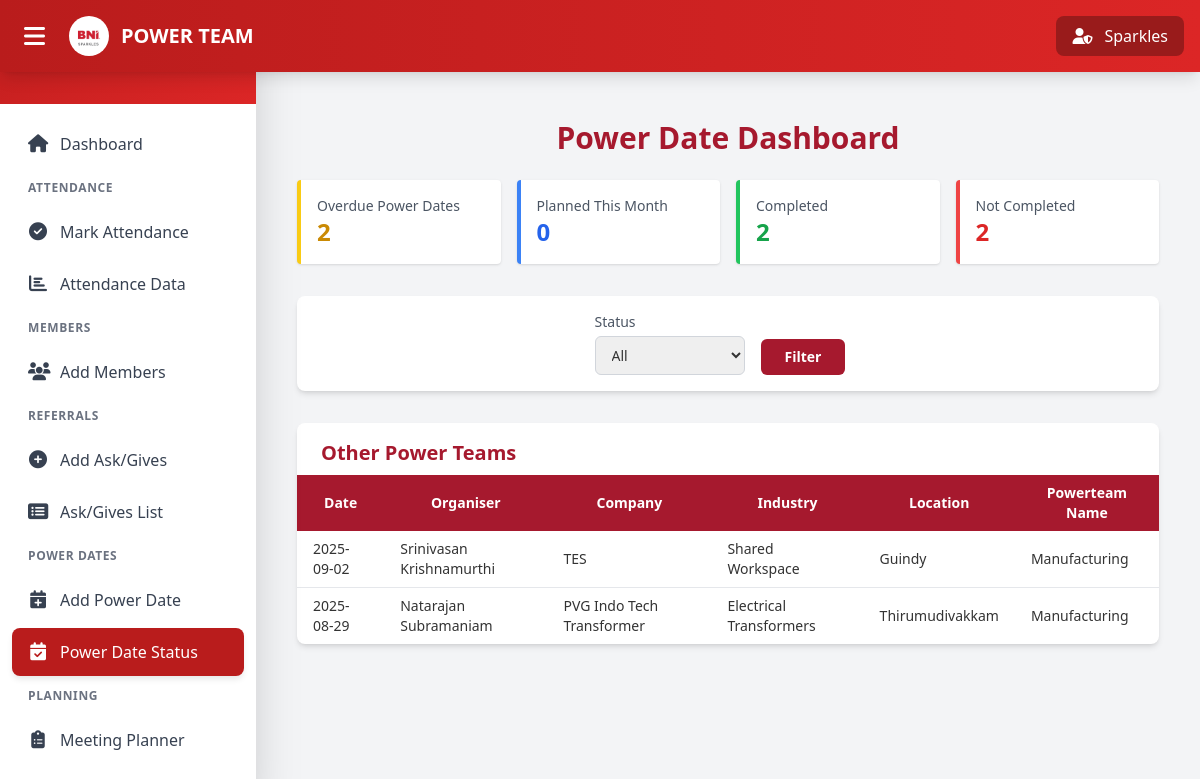
The app's page /chapter/power_date_status.php (signed in) with its own data.
### tables this page shows
CREATE TABLE `chapters` (
  `id` int(20) NOT NULL,
  `svalue` varchar(20) NOT NULL,
  `image` varchar(255) DEFAULT NULL,
  `sub_date` date NOT NULL DEFAULT current_timestamp()
);

CREATE TABLE `power_dates` (
  `id` int(11) NOT NULL,
  `organiser_id` int(11) NOT NULL,
  `company_name` varchar(255) NOT NULL,
  `industry` varchar(255) NOT NULL,
  `location` varchar(255) NOT NULL,
  `date` date NOT NULL,
  `created_at` timestamp NOT NULL DEFAULT current_timestamp(),
  `status` enum('Completed','Not Completed') DEFAULT 'Not Completed',
  `remarks` text DEFAULT NULL
);

CREATE TABLE `members` (
  `id` int(11) NOT NULL,
  `name` varchar(100) NOT NULL,
  `region` varchar(100) DEFAULT NULL,
  `powerteam` varchar(100) DEFAULT NULL,
  `category` varchar(100) DEFAULT NULL,
  `email` varchar(100) DEFAULT NULL,
  `mobile` varchar(20) DEFAULT NULL,
  `chapter` varchar(100) DEFAULT NULL,
  `chapter_access` tinyint(1) NOT NULL DEFAULT 0,
  `password` varchar(255) NOT NULL,
  `status` int(11) NOT NULL DEFAULT 1,
  `sub_date` date NOT NULL DEFAULT current_timestamp()
);

CREATE TABLE `powerteam` (
  `id` int(30) NOT NULL,
  `pvalue` varchar(30) NOT NULL
);

### chapter/power_date_status.php (the view, shortened to what this page needs)
<?php
include '../config.php';
$today = date('Y-m-d');
$month_start = date('Y-m-01');
$month_end = date('Y-m-t');
$powerteamid = (int)($_SESSION['powerteam'] ?? 0);
$metric_query = "
    SELECT
        SUM(CASE WHEN pd.date < :today AND pd.status = 'Not Completed' THEN 1 ELSE 0 END) AS overdue_count,
        SUM(CASE WHEN pd.date BETWEEN :month_start AND :month_end THEN 1 ELSE 0 END) AS month_planned,
        SUM(CASE WHEN pd.status = 'Completed' THEN 1 ELSE 0 END) AS completed_count,
        SUM(CASE WHEN pd.status = 'Not Completed' THEN 1 ELSE 0 END) AS not_completed_count
    FROM power_dates pd
    JOIN members m ON m.id = pd.organiser_id
    WHERE m.powerteam = :powerteamid
";
$metric_stmt = $conn->prepare($metric_query);
$metric_stmt->execute([
    ':today' => $today,
    ':month_start' => $month_start,
    ':month_end' => $month_end,
    ':powerteamid' => $powerteamid,
]);
$metrics = $metric_stmt->fetch(PDO::FETCH_ASSOC) ?: [];
$overdue_count = (int)($metrics['overdue_count'] ?? 0);
$month_planned = (int)($metrics['month_planned'] ?? 0);
$completed_count = (int)($metrics['completed_count'] ?? 0);
$not_completed_count = (int)($metrics['not_completed_count'] ?? 0);
$chapterid = (int)($_SESSION['chapter'] ?? 0);
$query = "SELECT pd.*,
                 m.name AS organiser_name,
                 m.powerteam,
                 p.pvalue
          FROM power_dates pd
          JOIN members m ON m.id = pd.organiser_id
          JOIN powerteam p ON m.powerteam = p.id
          WHERE m.chapter = :chapterid
          ORDER BY pd.date DESC";
$power_dates_stmt = $conn->prepare($query);
$power_dates_stmt->execute([
    ':chapterid' => $chapterid,
]);
$power_dates = $power_dates_stmt->fetchAll();
?>
<!DOCTYPE html>
<html lang="en">
<head>
    <link href="https://cdn.jsdelivr.net/npm/tailwindcss@2.2.19/dist/tailwind.min.css" rel="stylesheet">
</head>
<body class="bg-gray-100">
<?php include './partials/header.php'; ?>
<main class="max-w-7xl mx-auto py-10 px-4">
    <h2 class="text-3xl font-bold text-[var(--bni-red)] mb-6 text-center">Power Date Dashboard</h2>
    <div class="grid grid-cols-1 sm:grid-cols-2 lg:grid-cols-4 gap-4 mb-8">
        <div class="bg-white shadow p-4 rounded border-l-4 border-yellow-400">
            <div class="text-gray-600 text-sm">Overdue Power Dates</div>
            <div class="text-2xl font-bold text-yellow-600"><?= $overdue_count ?></div>
        </div>
        <div class="bg-white shadow p-4 rounded border-l-4 border-blue-500">
            <div class="text-gray-600 text-sm">Planned This Month</div>
            <div class="text-2xl font-bold text-blue-600"><?= $month_planned ?></div>
        </div>
        <div class="bg-white shadow p-4 rounded border-l-4 border-green-500">
            <div class="text-gray-600 text-sm">Completed</div>
            <div class="text-2xl font-bold text-green-600"><?= $completed_count ?></div>
        </div>
        <div class="bg-white shadow p-4 rounded border-l-4 border-red-500">
            <div class="text-gray-600 text-sm">Not Completed</div>
            <div class="text-2xl font-bold text-red-600"><?= $not_completed_count ?></div>
        </div>
    </div>
<div class="bg-white shadow-md rounded-lg px-6 py-4 mb-4 flex flex-wrap items-end gap-4 justify-center">
    <div class="flex flex-col gap-1">
        <label class="text-sm font-medium text-gray-600">Status</label>
        <select id="filter-status" class="border border-gray-300 rounded-md px-3 py-2 text-sm focus:outline-none focus:ring-2 focus:ring-red-300 min-w-[150px]">
            <option value="all">All</option>
        </select>
    </div>
    <button onclick="applyFilter()"
        class="bni-button text-white px-6 py-2 rounded-md text-sm font-semibold hover:opacity-90 transition">
        Filter
    </button>
</div>
<div class="overflow-x-auto bg-white shadow-md rounded-lg mt-8">
    <h3 class="text-xl font-semibold px-6 pt-4 pb-2 text-[var(--bni-red)]">Other Power Teams</h3>
    <table class="min-w-full table-auto text-sm">
        <thead class="bg-[var(--bni-red)] text-white">
            <tr>
                <th class="px-4 py-2">Date</th>
                <th class="px-4 py-2">Organiser</th>
                <th class="px-4 py-2">Company</th>
                <th class="px-4 py-2">Industry</th>
                <th class="px-4 py-2">Location</th>
                <th class="px-4 py-2">Powerteam Name</th>
            </tr>
        </thead>
        <tbody class="divide-y">
            <?php foreach ($power_dates as $pd): ?>
                <?php if ($pd['powerteam'] == $powerteamid) continue; ?>
                <tr>
                    <td class="px-4 py-2"><?= htmlspecialchars($pd['date']) ?></td>
                    <td class="px-4 py-2"><?= htmlspecialchars($pd['organiser_name']) ?></td>
                    <td class="px-4 py-2"><?= htmlspecialchars($pd['company_name']) ?></td>
                    <td class="px-4 py-2"><?= htmlspecialchars($pd['industry']) ?></td>
                    <td class="px-4 py-2"><?= htmlspecialchars($pd['location']) ?></td>
                    <td class="px-4 py-2"><?= htmlspecialchars($pd['pvalue']) ?></td>
                </tr>
            <?php endforeach; ?>
            </div>
</main>
</body>
</html>

### chapter/partials/header.php (shortened to what this page needs)
<?php
$chapter = $_SESSION['chapter'];
$chapter_name = '';
$logo_path = '';
if (!empty($chapter)) {
    $stmt = $conn->prepare("SELECT svalue, image FROM chapters WHERE id = :chapter");
    $stmt->execute([':chapter' => $chapter]);
    $row = $stmt->fetch(PDO::FETCH_ASSOC);
    $chapter_name = $row['svalue'] ?? '';
    $logo_path = $row['image'] ?? null;
}
$protocol = (!empty($_SERVER['HTTPS']) && $_SERVER['HTTPS'] !== 'off' || $_SERVER['SERVER_PORT'] == 443) ? "https://" : "http://";
$baseUrl  = $protocol . $_SERVER['HTTP_HOST'] . '/powerteam/';
$chapterImage = !empty($logo_path) ? "uploads/chapters/" . $logo_path : "assets/logo_w.png";
?>
<link rel="stylesheet" href="https://cdnjs.cloudflare.com/ajax/libs/font-awesome/6.5.0/css/all.min.css" />
<link rel="stylesheet" href="./css/sidebar.css" />
<script src="https://cdn.tailwindcss.com"></script>
<header class="fixed top-0 left-0 right-0 bg-gradient-to-r from-red-700 to-red-600 shadow-lg z-50">
    <div class="flex items-center justify-between px-4 py-3 text-white">
        <div class="flex items-center gap-4">
            <button id="sidebar-toggle" class="text-2xl hover:bg-red-800 p-2 rounded-lg transition-all duration-200" aria-label="Toggle sidebar">
                <i class="fas fa-bars"></i>
            </button>
            <div class="flex items-center gap-3">
                <img src="<?= $baseUrl . htmlspecialchars($chapterImage) ?>" alt="Logo" class="h-10 w-10 object-contain rounded-full" />
                <span class="text-xl font-bold hidden sm:block">POWER TEAM</span>
            </div>
        </div>
        <div class="flex items-center gap-3 bg-red-800 px-4 py-2 rounded-lg">
            <i class="fas fa-user-shield"></i>
            <span class="font-medium hidden sm:block"><?= htmlspecialchars($chapter_name); ?></span>
        </div>
    </div>
</header>
<aside id="sidebar" class="fixed top-0 left-0 h-screen w-64 bg-white shadow-2xl transform -translate-x-full lg:translate-x-0 transition-transform duration-300 ease-in-out z-40 flex flex-col">
    <div class="bg-gradient-to-br from-red-700 to-red-600 p-6 text-white flex-shrink-0">
        <div class="flex items-center gap-3 mb-2">
            <img src="<?= $baseUrl . htmlspecialchars($chapterImage) ?>" alt="Logo" class="h-12 w-12 object-contain rounded-full" />
            <div>
                <h2 class="text-lg font-bold">POWER TEAM</h2>
                <p class="text-xs text-red-100">Chapter Management</p>
            </div>
        </div>
    </div>
    <nav class="flex-1 overflow-y-auto py-4" style="max-height: calc(100vh - 120px);">
        <div class="px-3 space-y-1">
            <a href="dashboard.php" class="sidebar-link <?= basename($_SERVER['PHP_SELF']) === 'dashboard.php' ? 'active' : '' ?>">
                <i class="fas fa-home w-5"></i>
                <span>Dashboard</span>
            </a>
            <div class="px-4 py-2 text-xs font-semibold text-gray-500 uppercase tracking-wider mt-4">Attendance</div>
            <a href="attendance.php" class="sidebar-link <?= basename($_SERVER['PHP_SELF']) === 'attendance.php' ? 'active' : '' ?>">
                <i class="fas fa-check-circle w-5"></i>
                <span>Mark Attendance</span>
            </a>
            <a href="attendance_list.php" class="sidebar-link <?= basename($_SERVER['PHP_SELF']) === 'attendance_list.php' ? 'active' : '' ?>">
                <i class="fas fa-chart-bar w-5"></i>
                <span>Attendance Data</span>
            </a>
            <div class="px-4 py-2 text-xs font-semibold text-gray-500 uppercase tracking-wider mt-4">Members</div>
            <a href="members.php" class="sidebar-link <?= basename($_SERVER['PHP_SELF']) === 'members.php' ? 'active' : '' ?>">
                <i class="fas fa-users w-5"></i>
                <span>Add Members</span>
            </a>
            <div class="px-4 py-2 text-xs font-semibold text-gray-500 uppercase tracking-wider mt-4">Referrals</div>
            <a href="referral_entry.php" class="sidebar-link <?= basename($_SERVER['PHP_SELF']) === 'referral_entry.php' ? 'active' : '' ?>">
                <i class="fas fa-plus-circle w-5"></i>
                <span>Add Ask/Gives</span>
            </a>
            <a href="referral_list.php" class="sidebar-link <?= basename($_SERVER['PHP_SELF']) === 'referral_list.php' ? 'active' : '' ?>">
                <i class="fas fa-list-alt w-5"></i>
                <span>Ask/Gives List</span>
            </a>
            <div class="px-4 py-2 text-xs font-semibold text-gray-500 uppercase tracking-wider mt-4">Power Dates</div>
            <a href="power_date_add.php" class="sidebar-link <?= basename($_SERVER['PHP_SELF']) === 'power_date_add.php' ? 'active' : '' ?>">
                <i class="fas fa-calendar-plus w-5"></i>
                <span>Add Power Date</span>
            </a>
            <a href="power_date_status.php" class="sidebar-link <?= basename($_SERVER['PHP_SELF']) === 'power_date_status.php' ? 'active' : '' ?>">
                <i class="fas fa-calendar-check w-5"></i>
                <span>Power Date Status</span>
            </a>
            <div class="px-4 py-2 text-xs font-semibold text-gray-500 uppercase tracking-wider mt-4">Planning</div>
            <a href="meeting_planner.php" class="sidebar-link <?= basename($_SERVER['PHP_SELF']) === 'meeting_planner.php' ? 'active' : '' ?>">
                <i class="fas fa-clipboard-list w-5"></i>
                <span>Meeting Planner</span>
            </a>
        </div>
    </nav>
</aside>
<div class="main-content">

### chapter/css/sidebar.css (style rules this page uses)
* { margin: 0; padding: 0; box-sizing: border-box; }
body { font-family: "Segoe UI", Tahoma, Geneva, Verdana, sans-serif; background: #f8f9fa; color: #333; overflow-x: hidden; min-height: 100vh; }
.main-content { min-height: 100vh; width: 100%; padding-top: 80px; padding-bottom: 20px; padding-left: 15px; padding-right: 15px; transition: all 0.3s ease; box-sizing: border-box; }
@media screen and (min-width: 1024px) { .main-content { width: calc(100% - 256px); margin-left: 256px; padding-top: 80px; padding-bottom: 25px; padding-left: 25px; padding-right: 25px; } }
html { scroll-behavior: smooth; }
main, .container, .content-wrapper { width: 100%; max-width: 100%; overflow-x: auto; }

### chapter/power_date_status.php (style rules this page uses)
:root { --bni-red: #a6192e; }
.bni-button { background-color: var(--bni-red); }

### chapter/partials/header.php (style rules this page uses)
.sidebar-link { display: flex; align-items: center; gap: 0.75rem; padding: 0.75rem 1rem; border-radius: 0.5rem; color: #374151; font-weight: 500; transition: all 0.2s; text-decoration: none; }
.sidebar-link.active { background-color: #b91c1c; color: white; box-shadow: 0 4px 6px -1px rgba(0, 0, 0, 0.1); }
.sidebar-link i { font-size: 1.125rem; width: 1.25rem; text-align: center; }

### records on screen
chapters: image (picture), svalue "Sparkles"
power_dates: date "2025-09-02", organiser.name "Srinivasan Krishnamurthi", company_name "TES", industry "Shared Workspace", location "Guindy", powerteam.pvalue "Manufacturing"
power_dates: date "2025-08-29", organiser.name "Natarajan Subramaniam", company_name "PVG Indo Tech Transformer", industry "Electrical Transformers", location "Thirumudivakkam", powerteam.pvalue "Manufacturing"

### other values on screen
$overdue_count "2"
$month_planned "0"
$completed_count "2"
$not_completed_count "2"
